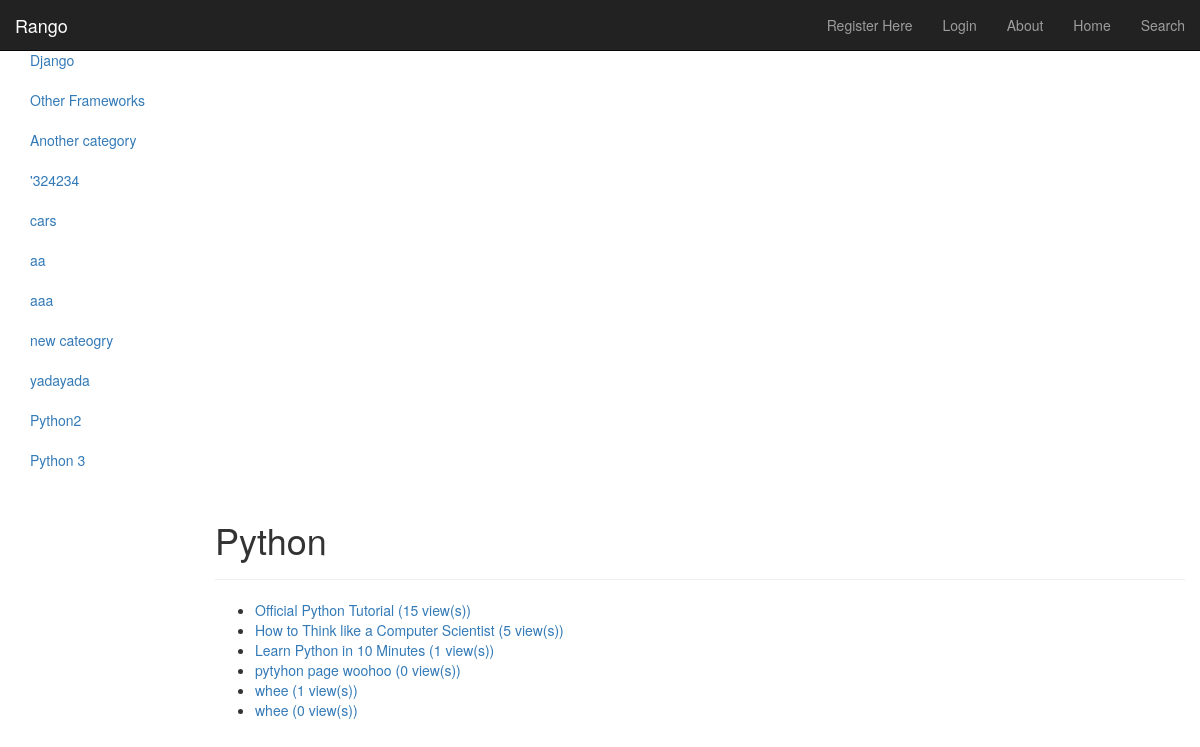
/rango/category/python/, run on the app's committed database.
### rango/models.py (models this page shows, shortened)
class Category(models.Model):
	name = models.CharField(max_length=128, unique=True)
	views = models.IntegerField(default=0)
	likes = models.IntegerField(default=0)
	slug = models.SlugField(unique=True)
	class Meta:
		verbose_name_plural = "categories"

class Page(models.Model):
	category = models.ForeignKey(Category)
	title = models.CharField(max_length=128)
	url = models.URLField()
	views = models.IntegerField(default=0)

### rango/views.py (the view)
# urls.py: url(r'^category/(?P<category_name_slug>[\w\-]+)/$', views.category, name='category'),
def category(request, category_name_slug):
	context_dict = {}
	try:
		category = Category.objects.get(slug=category_name_slug)
		context_dict['category_name'] = category.name
		pages = Page.objects.filter(category=category)
		context_dict['pages'] = pages
		context_dict['category'] = category
		context_dict['category_name_slug'] = category_name_slug
	except:
		category = None
	result_list = []
	if request.method == 'POST':
		query = request.POST['query']
		if query:
			result_list = run_query(query)
			context_dict['result_list'] = result_list
			context_dict['query'] = query
	try:
		if not context_dict['query']:
			pass
	except:
		if category:
			context_dict['query'] = category.name
		else:
			context_dict['query'] = category_name_slug
	return render(request, 'rango/category.html', context_dict)

### rango/templatetags/rango_extras.py (called while the page is built)
@register.inclusion_tag('rango/cats.html')
def get_category_list(cat=None):
	return {'cats': Category.objects.all(), 'act_cat': cat}

### templates/rango/category.html (shortened to what this page needs)
{% extends 'rango/base.html' %}
{% load staticfiles %}
{% block body_block %}
	<div class="page-header">
	<h1>{{ category_name }}</h1>
	</div>
	{% if category %}
		{% if pages %}
		<ul>
			{% for page in pages %}
			<li><a href="/rango/goto/?page_id=20">{{ page.title }} ({{ page.views }} view(s))</a></li>
			{% endfor %}
		</ul>
		{% else %}
			<strong>No pages currently in category.</strong>
		{% endif %}
		<br />
 	{% else %}
		The specified category {{ category_name }} does not exist!
	{% endif %}
{% endblock %}

### templates/rango/cats.html
<ul class="nav nav-sidebar">
{% if cats %}
		{% for c in cats %}
			{% if c == act_cat %} <li class="active">
			{% else %} <li>
			{% endif %}
			<a href="{% url 'category' c.slug %}">{{ c.name }}</a></li>
		{% endfor %}
{% else %}
	<li> <strong> There are no categories present.</strong></li>
{% endif %}
</ul>

### data on the page
Category: name "Django"
Category: name "Other Frameworks"
Category: name "Another category"
Category: name "'324234"
Category: name "cars"
Category: name "aa"
Category: name "aaa"
Category: name "new cateogry"
Category: name "yadayada"
Category: name "Python2"
Category: name "Python 3"
Category: name "Python"
Page: title "Official Python Tutorial", views "15"
Page: title "How to Think like a Computer Scientist", views "5"
Page: title "Learn Python in 10 Minutes", views "1"
Page: title "pytyhon page woohoo", views "0"
Page: title "whee", views "1"
Page: title "whee", views "0"
